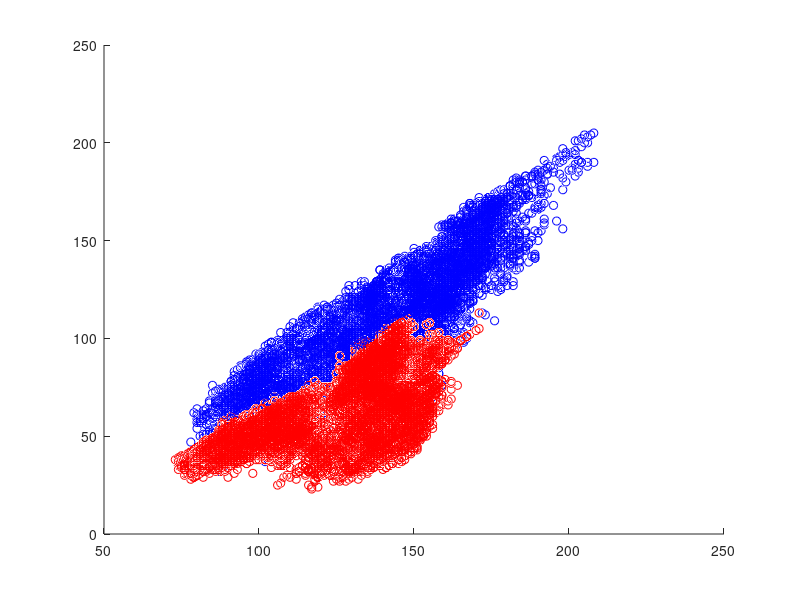
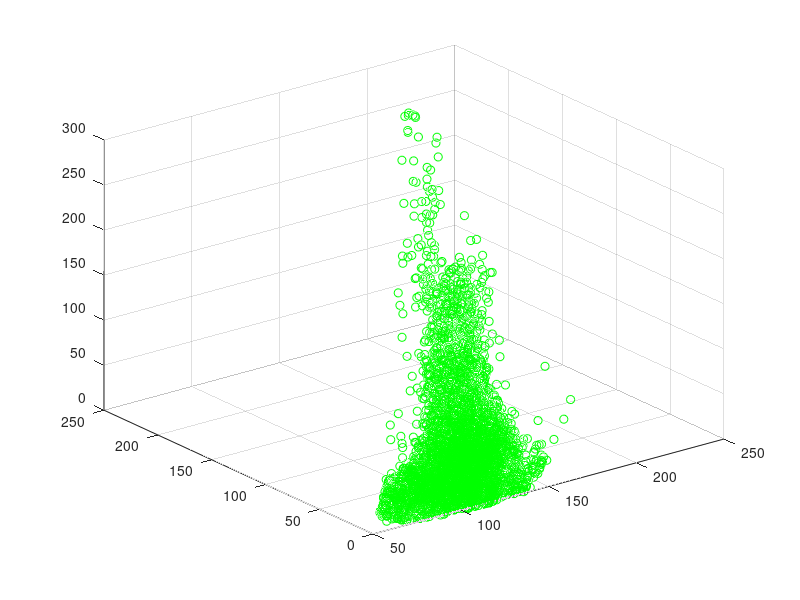
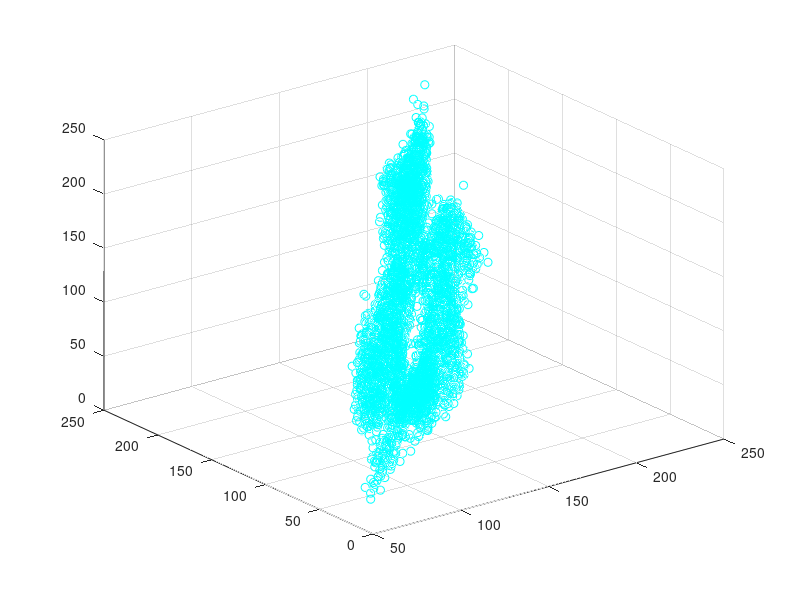
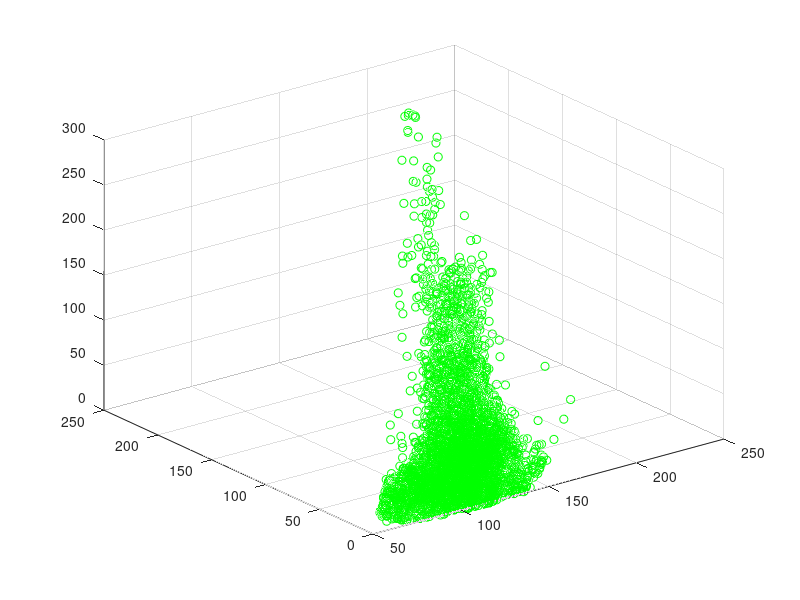

Source code (MATLAB) for these figures, in order:
load('OICI-DATA-2015');

mu1 = mean(ClasseC1,1);
 
matMu1 = repmat(mu1, size(ClasseC1, 1), 1);
C1C = ClasseC1 - matMu1;
 
S = size(C1C, 1) * cov(C1C);

[v l] = eig(S);
 
e1 = v(1,:);

Proj = e1 * transpose(C1C)

hold on;
figure(1);
scatter3(ClasseC1(:,1),ClasseC1(:,2), ClasseC1(:,3), 'r');
scatter3(ClasseC2(:,1),ClasseC2(:,2), ClasseC2(:,3), 'b' );
scatter(ClasseC1(:,1),ClasseC1(:,2), 'g');

% figure(2);
% scatter3(VerrorBar(:,1),VerrorBar(:,2), VerrorBar(:,3), 'w');
% scatter3(VerrorSaumon(:,1),VerrorSaumon(:,2), VerrorSaumon(:,3), 'r');
hold off;

hold on;
figure(2);
scatter3(ClasseC1(:,1),ClasseC1(:,2), ClasseC1(:,3), 'r');
scatter3(ClasseC3(:,1),ClasseC3(:,2), ClasseC3(:,3), 'g');

hold off;
hold on;
figure(3);
scatter3(ClasseC1(:,1),ClasseC1(:,2), ClasseC1(:,3), 'r');
scatter3(ClasseC4(:,1),ClasseC4(:,2), ClasseC4(:,3), 'c');
hold off;

hold on;

figure(4);
scatter3(ClasseC2(:,1),ClasseC2(:,2), ClasseC2(:,3), 'b');
scatter3(ClasseC3(:,1),ClasseC3(:,2), ClasseC3(:,3), 'g');
hold off;
hold on;

figure(5);
scatter3(ClasseC2(:,1),ClasseC2(:,2), ClasseC2(:,3), 'b');
scatter3(ClasseC4(:,1),ClasseC4(:,2), ClasseC4(:,3), 'c');
hold off;
hold on;
figure(6);
scatter3(ClasseC3(:,1),ClasseC3(:,2), ClasseC3(:,3), 'g');
scatter3(ClasseC4(:,1),ClasseC4(:,2), ClasseC4(:,3), 'c');
hold off;